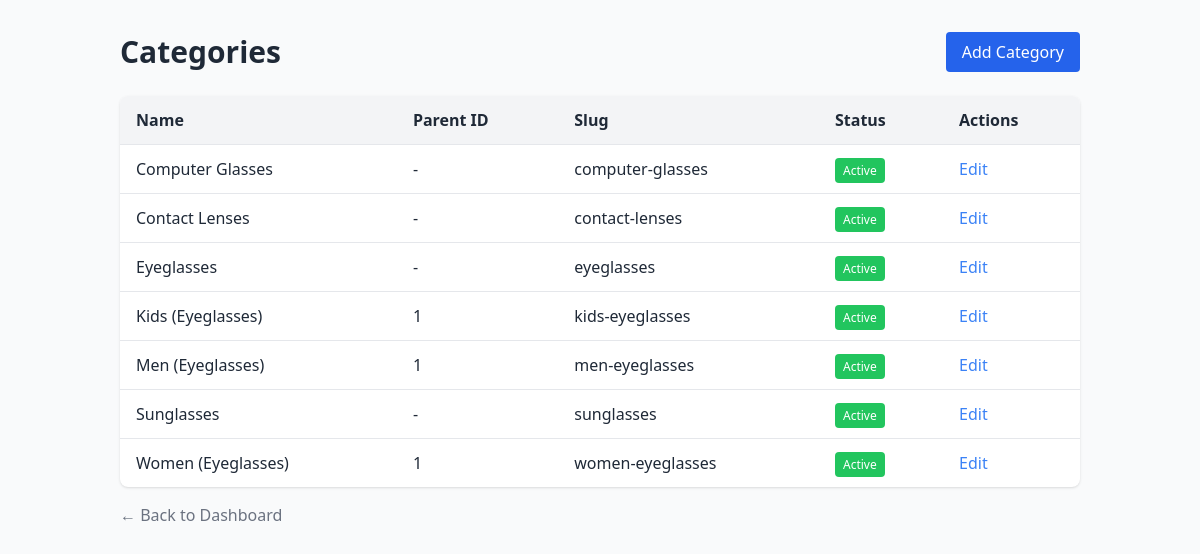
Screenshot of /admin/categories/index.php with the database file from the repository.
### tables this page shows
CREATE TABLE IF NOT EXISTS `categories` (
  `id` int(11) NOT NULL AUTO_INCREMENT,
  `parent_id` int(11) DEFAULT NULL,
  `name` varchar(255) NOT NULL,
  `slug` varchar(255) NOT NULL,
  `description` text,
  `image` varchar(255) DEFAULT NULL,
  `meta_title` varchar(255) DEFAULT NULL,
  `meta_description` text,
  `status` enum('active','inactive') NOT NULL DEFAULT 'active',
  `sort_order` int(11) NOT NULL DEFAULT 0,
  `created_at` timestamp NULL DEFAULT CURRENT_TIMESTAMP,
  `updated_at` timestamp NULL DEFAULT CURRENT_TIMESTAMP ON UPDATE CURRENT_TIMESTAMP,
  PRIMARY KEY (`id`),
  UNIQUE KEY `slug` (`slug`),
  KEY `parent_id` (`parent_id`)
);

### includes/functions.php (called while the page is built, shortened)
<?php
function e($string) {
    return htmlspecialchars($string, ENT_QUOTES, 'UTF-8');
}

### admin/categories/index.php (the view, shortened to what this page needs)
<?php
require_once __DIR__ . '/../../includes/db.php';
require_once __DIR__ . '/../../includes/functions.php';
$stmt = $pdo->query("SELECT * FROM categories ORDER BY sort_order ASC, name ASC");
$categories = $stmt->fetchAll();
?>
<!DOCTYPE html>
<html lang="en">
<head>
    <script src="https://cdn.tailwindcss.com"></script>
</head>
<body class="bg-gray-50 text-gray-800">
    <div class="container mx-auto p-8">
        <div class="flex justify-between items-center mb-6">
            <h1 class="text-3xl font-bold">Categories</h1>
            <a href="create.php" class="bg-blue-600 text-white px-4 py-2 rounded">Add Category</a>
        </div>
        <div class="bg-white shadow rounded-lg overflow-hidden">
            <table class="min-w-full">
                <thead class="bg-gray-100">
                    <tr>
                        <th class="py-3 px-4 text-left">Name</th>
                        <th class="py-3 px-4 text-left">Parent ID</th>
                        <th class="py-3 px-4 text-left">Slug</th>
                        <th class="py-3 px-4 text-left">Status</th>
                        <th class="py-3 px-4 text-left">Actions</th>
                    </tr>
                </thead>
                <tbody>
                    <?php foreach ($categories as $c): ?>
                    <tr class="border-t">
                        <td class="py-3 px-4"><?php echo e($c['name']); ?></td>
                        <td class="py-3 px-4"><?php echo e($c['parent_id'] ? $c['parent_id'] : '-'); ?></td>
                        <td class="py-3 px-4"><?php echo e($c['slug']); ?></td>
                        <td class="py-3 px-4">
                            <span class="px-2 py-1 rounded text-xs text-white <?php echo $c['status'] == 'active' ? 'bg-green-500' : 'bg-red-500'; ?>">
                                <?php echo e(ucfirst($c['status'])); ?>
                            </span>
                        </td>
                        <td class="py-3 px-4">
                            <a href="edit.php?id=<?php echo $c['id']; ?>" class="text-blue-500 hover:underline">Edit</a>
                        </td>
                    </tr>
                    <?php endforeach; ?>
                </tbody>
            </table>
        </div>
        <div class="mt-4"><a href="../index.php" class="text-gray-500">&larr; Back to Dashboard</a></div>
    </div>
</body>
</html>

### rows the page displays
categories: name "Computer Glasses", parent "-", slug "computer-glasses", status "Active"
categories: name "Contact Lenses", parent "-", slug "contact-lenses", status "Active"
categories: name "Eyeglasses", parent "-", slug "eyeglasses", status "Active"
categories: name "Kids (Eyeglasses)", parent "1", slug "kids-eyeglasses", status "Active"
categories: name "Men (Eyeglasses)", parent "1", slug "men-eyeglasses", status "Active"
categories: name "Sunglasses", parent "-", slug "sunglasses", status "Active"
categories: name "Women (Eyeglasses)", parent "1", slug "women-eyeglasses", status "Active"
